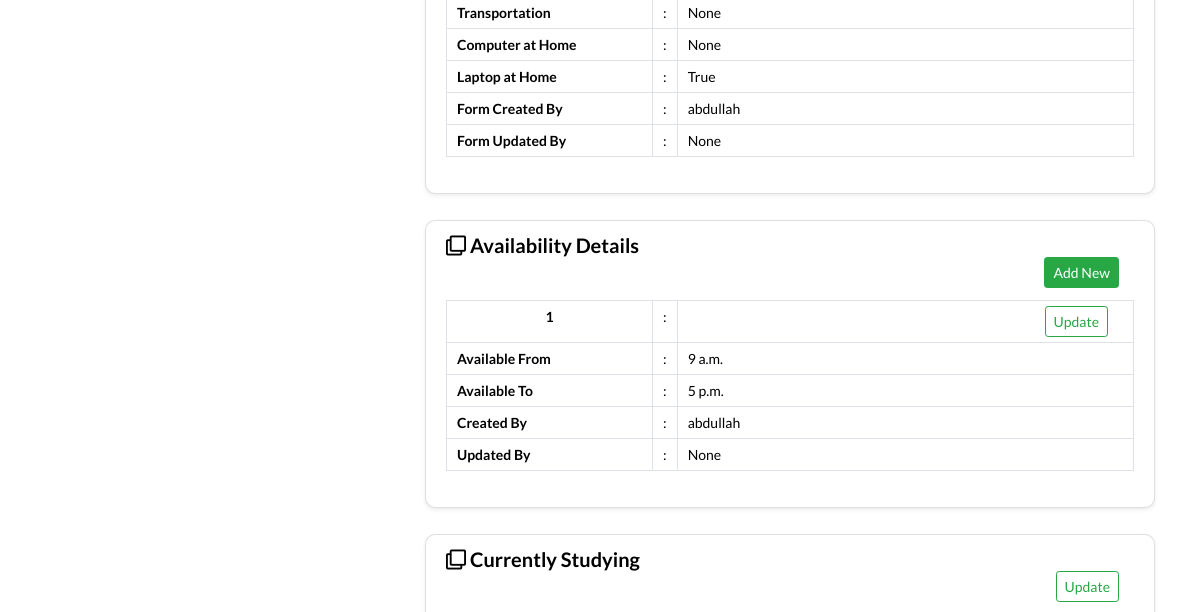
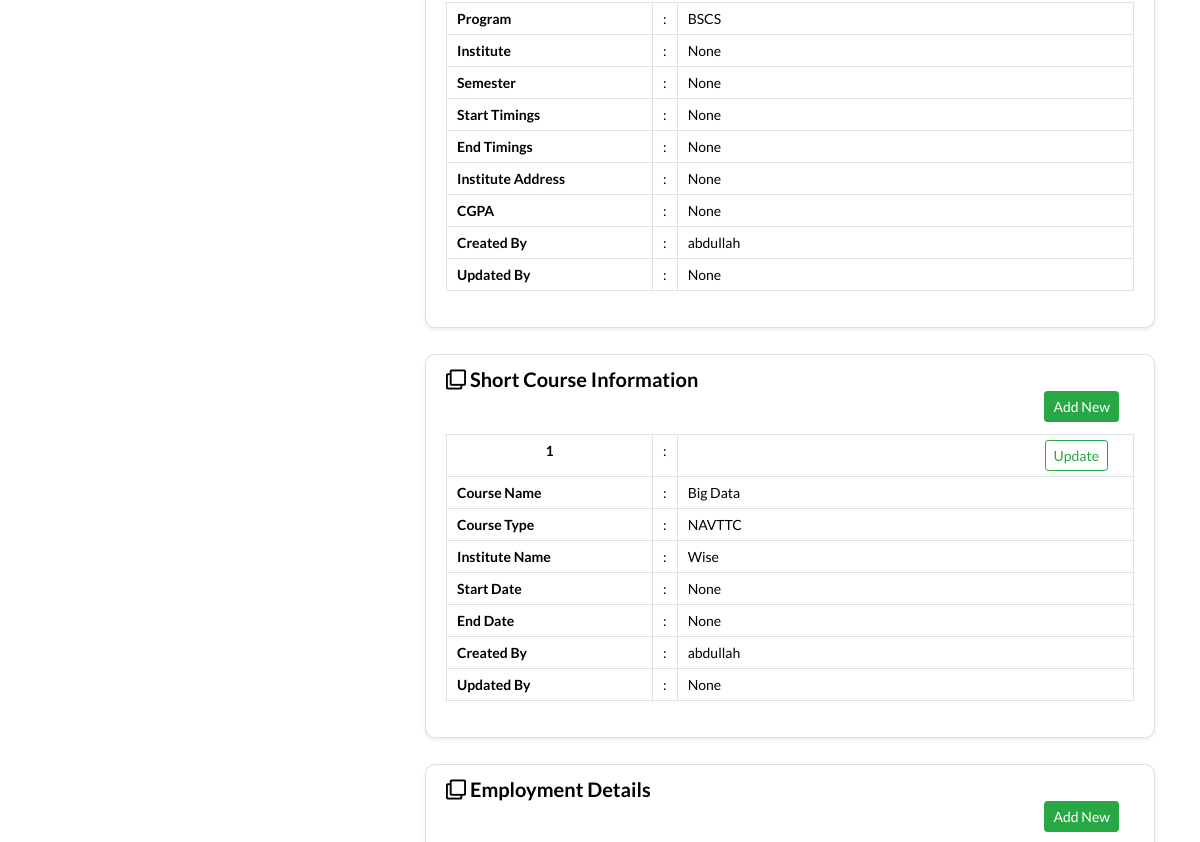
Page /update_skill_detail_view/4/ (signed in, middle part) on the earlier database version (2 pictures, top to bottom).
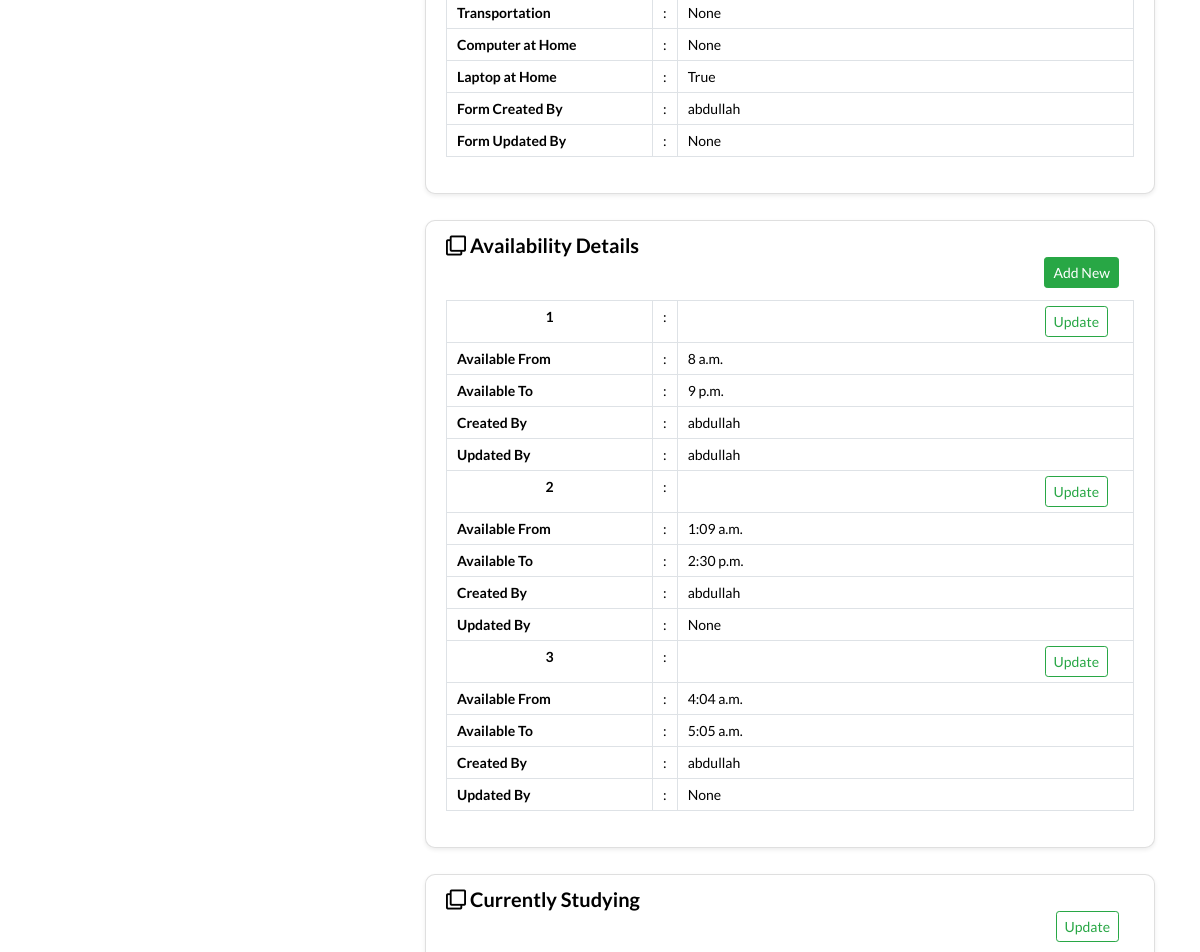
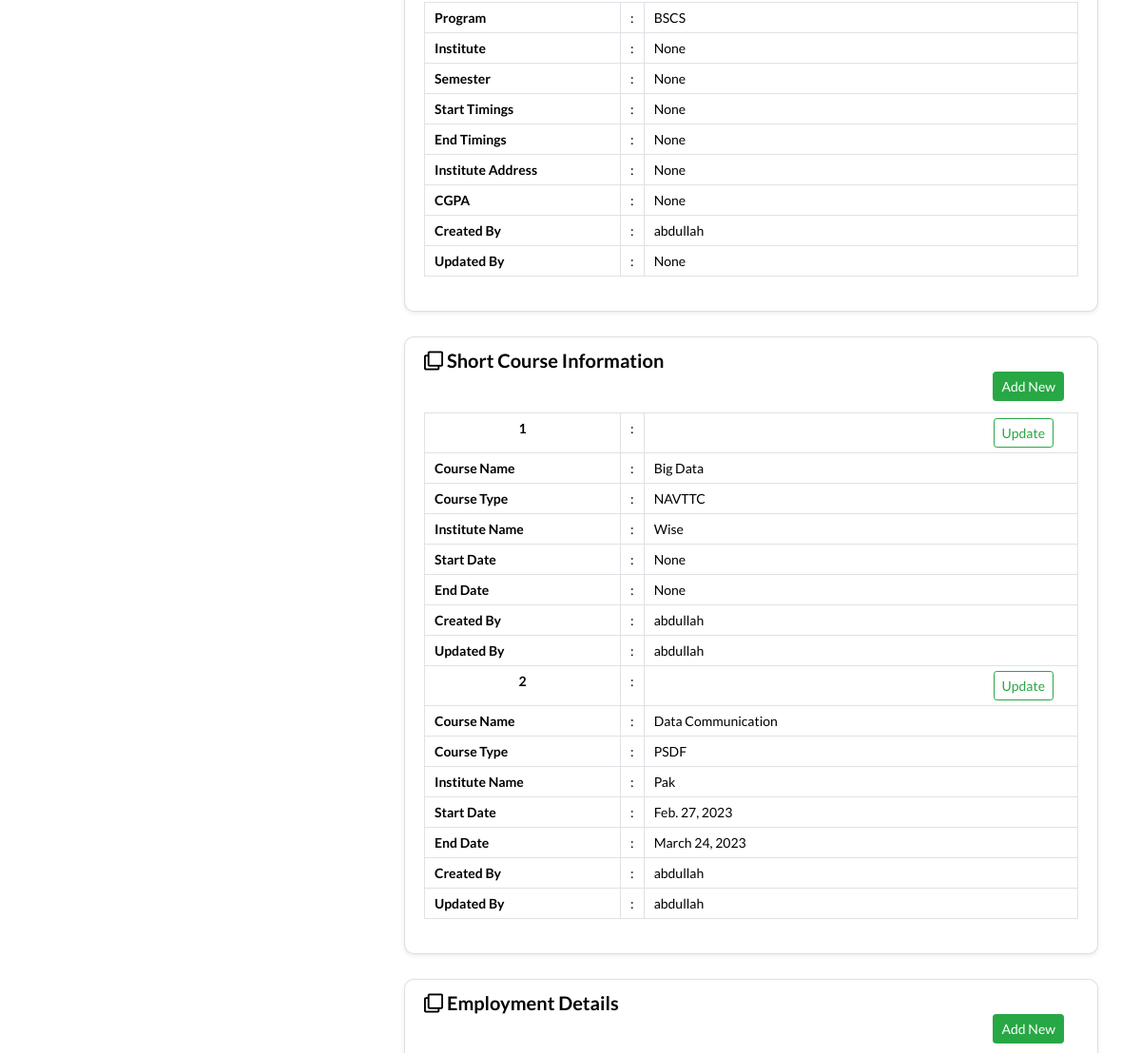
Same page on the later database version (2 pictures, top to bottom).
### AdmissionSystem/models.py (models this page shows, shortened)
class StudentAvailability(models.Model):
	student = models.ForeignKey(SkillStudent, on_delete=models.CASCADE)
	available_from = models.TimeField(auto_now=False,auto_now_add=False)
	available_to = models.TimeField(auto_now=False,auto_now_add=False)
	created_by = models.CharField(max_length=100)
	updated_by = models.CharField(max_length=100, null=True, blank=True)

class ShortCoursesTaken(models.Model):
	shortcoursetakentype_choice = (
	('Private','Private'),
	('NAVTTC','NAVTTC'),
	('PSDF','PSDF'),
	('TEVTA','TEVTA'),
	('Digiskill','Digiskill'),
	('PIAIC','PIAIC'),
	)
	student = models.ForeignKey(SkillStudent, on_delete=models.CASCADE, blank=True)
	course_name=models.ForeignKey(ShortCourseName,on_delete=models.CASCADE, null=True, blank=True)
	course_type= models.CharField(max_length=100,choices=shortcoursetakentype_choice, null=True, blank=True)
	institute_name = models.CharField(max_length=100, null=True, blank=True)
	start_date = models.DateField(blank=True, null=True)
	end_date = models.DateField(blank=True, null=True)
	created_by = models.CharField(max_length=100, null=True, blank=True)
	updated_by = models.CharField(max_length=100, null=True, blank=True)

class ShortCourseName(models.Model):
	course_title=models.CharField(max_length=100)
	created_by = models.CharField(max_length=100, null=True, blank=True)
	updated_by = models.CharField(max_length=100, null=True, blank=True)
	def __str__(self):
		return self.course_title

### AdmissionSystem/views.py (the view)
# urls.py: path('update_skill_detail_view/<int:student_id>/',views.update_skill_detail_view,name='update_skill_detail_view'),
@login_required(login_url='loginpageview')
def update_skill_detail_view(request, student_id):
	skill_std__query_set=SkillStudent.objects.filter(id=student_id)
	phone_no_query_set=PhoneNo.objects.filter(student_id=student_id)
	current_study_query_set=CurrentStudy.objects.filter(student_id=student_id)
	job_form_query_set=Job.objects.filter(student_id=student_id)
	short_course_taken_query_set=ShortCoursesTaken.objects.filter(student_id=student_id)
	availability_query_set=StudentAvailability.objects.filter(student_id=student_id)
	skill_std = skill_std__query_set.first()
	phone_no = phone_no_query_set.first()
	current_study = current_study_query_set.first()
	contacted_query_set=Contacted.objects.filter(student_id=student_id)
	context={
		'skill_std_form':skill_std,
		'phone_no_form':phone_no,
		'current_study_form':current_study,
		'short_course_taken_form':short_course_taken_query_set,
		'job_form':job_form_query_set,
		'query_form':contacted_query_set,
		'availability_form':availability_query_set
	}
	return render(request,"update_skill_detail_view.html",context=context)

### AdmissionSystem/models.py (called while the page is built)
	def __str__(self):
		return str(self.pre_qualification_name)

	def __str__(self):
		return str(self.job_title)

### templates/update_skill_detail_view.html (shortened to what the changed rows need)
{% extends 'base.html' %} {% block content %}
<!DOCTYPE html>
<html lang="en">
  <head>
    <link rel='stylesheet' href='https://cdnjs.cloudflare.com/ajax/libs/twitter-bootstrap/4.1.3/css/bootstrap.min.css'>
    <link rel='stylesheet' href='https://cdnjs.cloudflare.com/ajax/libs/font-awesome/5.12.1/css/all.min.css'>
    <link href="../../static/admissionsystem/css/update_skill_detail_view.css" rel="stylesheet">
    <link rel="stylesheet" href="http://t4t5.github.io/sweetalert/dist/sweetalert.css">
  </head>
  <body>
    <section>
      <div class="rt-container">
        <div class="col-rt-12">
          <div class="Scriptcontent">
            <div class="student-profile py-4">
              <div class="container">
                <div class="row">
                  <div class="col-lg-8">
                    <div class="card shadow-sm">
                      <div class="card-body pt-0">
                        <table class="table table-bordered">
                          <tr>
                            <th width="30%">Transportation</th>
                          </tr>
                          <tr>
                            <th width="30%">Computer at Home</th>
                          </tr>
                          <tr>
                            <th width="30%">Laptop at Home</th>
                          </tr>
                          <tr>
                            <th width="30%">Form Created By</th>
                          </tr>
                          <tr>
                            <th width="30%">Form Updated By</th>
                          </tr>
                        </table>
                      </div>
                    </div>
                    <div class="card shadow-sm">
                      <div class="card-body pt-0">
                        <table class="table table-bordered"> {% for availability in availability_form %} <tr>
                            <th width="30%">
                              <div class=" text-center">{{ forloop.counter }}</div>
                            </th>
                            <td width="2%">:</td>
                            <td>
                              <div class="col-md-12 text-right">
                                <input value="Update" type="button" onclick="location.href='{% url 'update_studentavailability' availability.id %}'" class="btn btn-sm btn-outline-success ">
                              </div>
                            </td>
                          <tr>
                            <th width="30%">Available From</th>
                            <td width="2%">:</td>
                            <td>{{ availability.available_from }}</td>
                          </tr>
                          <tr>
                            <th width="30%">Available To</th>
                            <td width="2%">:</td>
                            <td>{{ availability.available_to }}</td>
                          </tr>
                          <tr>
                            <th width="30%">Created By</th>
                            <td width="2%">:</td>
                            <td>{{ availability.created_by }}</td>
                          </tr>
                          <tr>
                            <th width="30%">Updated By</th>
                            <td width="2%">:</td>
                            <td>{{ availability.updated_by }}</td>
                          </tr>
                          </tr> {% endfor %}
                        </table>
                      </div>
                    </div>
                    <div class="card shadow-sm">
                      <div class="card-body pt-0">
                        <table class="table table-bordered">
                          <tr>
                            <th width="30%">Program</th>
                          </tr>
                          <tr>
                            <th width="30%">Institute</th>
                          </tr>
                          <tr>
                            <th width="30%">Semester</th>
                          </tr>
                          <tr>
                            <th width="30%">Start Timings</th>
                          </tr>
                          <tr>
                            <th width="30%">End Timings</th>
                          </tr>
                          <tr>
                            <th width="30%">Institute Address</th>
                          </tr>
                          <tr>
                            <th width="30%">CGPA</th>
                          </tr>
                          <tr>
                            <th width="30%">Created By</th>
                          </tr>
                          <tr>
                            <th width="30%">Updated By</th>
                          </tr>
                        </table>
                      </div>
                    </div>
                    <div class="card shadow-sm">
                      <div class="card-body pt-0">
                        <table class="table table-bordered"> {% for form in short_course_taken_form %} <tr>
                            <th width="30%">
                              <div class=" text-center">{{ forloop.counter }}</div>
                            </th>
                            <td width="2%">:</td>
                            <td>
                              <div class="col-md-12 text-right">
                                <input value="Update" type="button" onclick="location.href='{% url 'update_shortcourse_taken' form.id %}'" class="btn btn-sm btn-outline-success ">
                              </div>
                            </td>
                          <tr>
                            <th width="30%">Course Name</th>
                            <td width="2%">:</td>
                            <td>{{ form.course_name }}</td>
                          </tr>
                          <tr>
                            <th width="30%">Course Type</th>
                            <td width="2%">:</td>
                            <td>{{ form.course_type }}</td>
                          </tr>
                          <tr>
                            <th width="30%">Institute Name</th>
                            <td width="2%">:</td>
                            <td>{{ form.institute_name }}</td>
                          </tr>
                          <tr>
                            <th width="30%">Start Date</th>
                            <td width="2%">:</td>
                            <td>{{ form.start_date }}</td>
                          </tr>
                          <tr>
                            <th width="30%">End Date</th>
                            <td width="2%">:</td>
                            <td>{{ form.end_date }}</td>
                          </tr>
                          <tr>
                            <th width="30%">Created By</th>
                            <td width="2%">:</td>
                            <td>{{ form.created_by }}</td>
                          </tr>
                          <tr>
                            <th width="30%">Updated By</th>
                            <td width="2%">:</td>
                            <td>{{ form.updated_by }}</td>
                          </tr>
                          </tr> {% endfor %}
                        </table>
                      </div>
                    </div>
                  </div>
                </div>
              </div>
            </div>
          </div>
        </div>
      </div>
  </body>
</html>
 {% endblock %}

Differences in the rows shown:
changed StudentAvailability (number 1 of 3 on the later page): available_from "9 a.m." → "8 a.m."; available_to "5 p.m." → "9 p.m."; updated_by "None" → "abdullah"
added StudentAvailability: id "Update", available_from "1:09 a.m.", available_to "2:30 p.m.", created_by "abdullah", updated_by "None"
added StudentAvailability: id "Update", available_from "4:04 a.m.", available_to "5:05 a.m.", created_by "abdullah", updated_by "None"
changed ShortCoursesTaken "NAVTTC": updated_by "None" → "abdullah"
added ShortCoursesTaken: id "Update", course_name "Data Communication", course_type "PSDF", institute_name "Pak", start_date "Feb. 27, 2023", end_date "March 24, 2023", created_by "abdullah", updated_by "abdullah"
